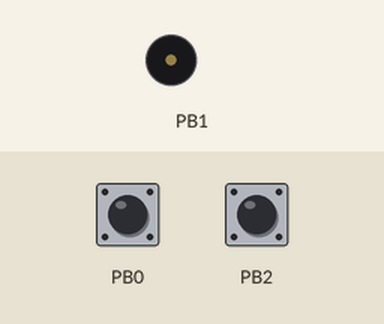
A sketch run on a simulated ATtiny85, built with avr-gcc and run on an emulated ATtiny85. Parts: buzzer (waves = sounding). The inputs (shaded band) are chosen by the test bench; at power-on: PB0 HIGH, PB2 HIGH.

Above: at 1.2 s.
1.3 s: PB0 pulled LOW for 0.15 s
At 1.37 s:
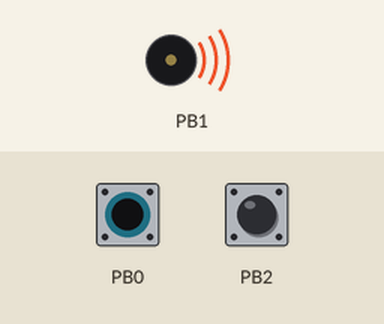
2.9 s: PB0 pulled LOW for 3.2 s
At 7.1 s:
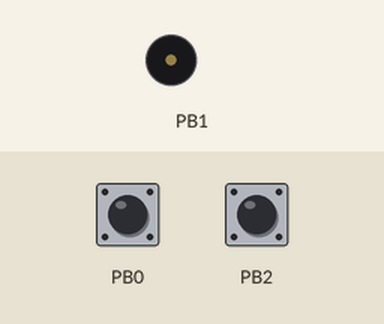
7.6 s: PB2 pulled LOW for 3.2 s
At 8.2 s:
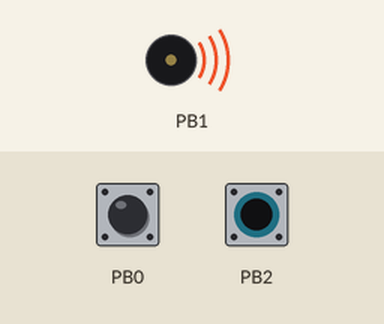
Timing chart, 0 to 12.3 s (numbered marks = the images above; inputs shaded):
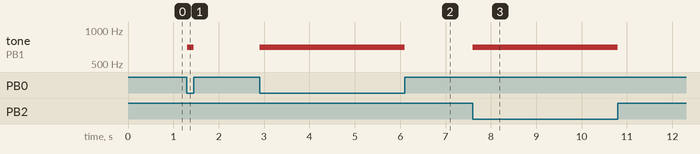

Measured:
- after the input at 1.3 s, tone on PB1: silent → 700 Hz at once, → silent 0.15 s later
- after the input at 2.9 s, tone on PB1: silent → 700 Hz at once, → silent 3.2 s later
- after the input at 7.6 s, tone on PB1: silent → 700 Hz at once, → silent 3.2 s later

The sketch:

AtTinyKeyer_v2.ino
```cpp
/*
This little program can help you use a straight key or paddle keyer output with
Morse code learning apps that support keying via the PC/phone keyboard, like Morse Mania
or PCW Fistcheck. You can also use Morseino as a keyer, and practice letter and word timing.

Program is intended to be flashed to a $2 Digispark Attiny85 microcontroler module.
Other (optional) component is a stereo jack to connect it to your paddle.
OTG USB adapter would be needed for phone connetion.

You need to connect pin PB0 to tip and GND to ground of your key connector, and connect
Attiny to your PC/phone. Polarity is important if connecting to a keyer or Morserino.
Please make sure your keyer has proper (opto) isolation on its radio connector.

The controller will emulate a keyboard and send the needed character to the app once
you key down. There shouldn't be too much delay.

The program is created by YU4HAK, based on code snippets found here and there,
and is free in every possible sense, no attribution needed.
More detailed build instructions will hopefully come soon.

73


****** UPDATE v2.0 *******
This version has two keying options, selectable by wire connection, or a switch.
**************************

*/

#include "DigiKeyboard.h" // The other one does not work.

void setup() {
    // Setting up input pin to PB0
    pinMode(0, INPUT_PULLUP);
    digitalWrite(0, HIGH);

    // Setting up input pin to PB2
    pinMode(2, INPUT_PULLUP);
    digitalWrite(2, HIGH);
}

void loop() {
    if (digitalRead(0) == LOW)
    {
//      digitalWrite(1, HIGH); // Blink led
      tone(1, 700); // Play tone


      // If you need some other character, look at the list here: https://www.usb.org/sites/default/files/documents/hut1_12v2.pdf
      // or rummage through DigiKeyboard.h file.

      DigiKeyboard.sendKeyPress(44); // "Space" key, used for Morse Mania
    }
    else if (digitalRead(2) == LOW)
    {
//      digitalWrite(1, HIGH); // Blink led
      tone(1, 700); // Play tone

      DigiKeyboard.sendKeyPress(79 , MOD_CONTROL_RIGHT); // "Right Arrow" key, used for PCW Fistcheck, "Right Control" key, used for Vband
    } else {
//      digitalWrite(1, LOW); // Blink led
      noTone(1); //Stop tone

      DigiKeyboard.sendKeyPress(0); // Unpress the key.
    }
    DigiKeyboard.delay(2); // Not sure about the optimal value, but this seems to work.
}
```
